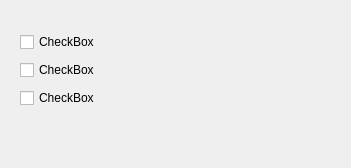
<?xml version="1.0" encoding="UTF-8"?>
<ui version="4.0">
 <class>applyRaiseDialog</class>
 <widget class="QDialog" name="applyRaiseDialog">
  <property name="geometry">
   <rect>
    <x>0</x>
    <y>0</y>
    <width>351</width>
    <height>168</height>
   </rect>
  </property>
  <property name="windowTitle">
   <string>Dialog</string>
  </property>
  <widget class="QWidget" name="">
   <property name="geometry">
    <rect>
     <x>20</x>
     <y>30</y>
     <width>99</width>
     <height>80</height>
    </rect>
   </property>
   <layout class="QVBoxLayout" name="verticalLayout">
    <item>
     <widget class="QCheckBox" name="checkBox_3">
      <property name="text">
       <string>CheckBox</string>
      </property>
     </widget>
    </item>
    <item>
     <widget class="QCheckBox" name="checkBox_2">
      <property name="text">
       <string>CheckBox</string>
      </property>
     </widget>
    </item>
    <item>
     <widget class="QCheckBox" name="checkBox">
      <property name="text">
       <string>CheckBox</string>
      </property>
     </widget>
    </item>
   </layout>
  </widget>
 </widget>
 <resources/>
 <connections/>
</ui>
